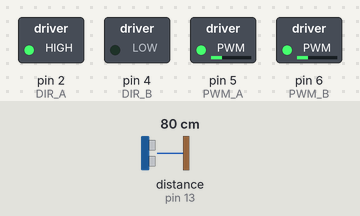
Bench run of a sketch on a simulated Arduino Uno, built with avr-gcc and run on an emulated ATmega328P. On the bench: switched loads named in the sketch (green lamp = pin HIGH). Wiring (inferred from the names in the program): ultrasonic range finder: trigger pin 12; echo pin 13. Dashed ring = blinking. The test bench sets the inputs (shaded band); at power-on: distance to the obstacle (sensor on pin 13) 80 cm. The echo pulse lasts 58.3 µs per cm; pins used as bus, display or sensor lines are not drawn.

Above: at 1.2 s.
1.3 s: distance to the obstacle (sensor on pin 13) set to 30 cm
2.8 s: distance to the obstacle (sensor on pin 13) set to 25 cm
At 3.3 s:
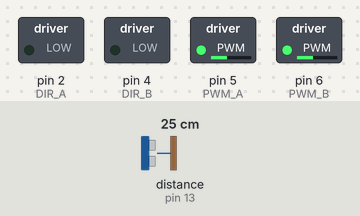
5.8 s: distance to the obstacle (sensor on pin 13) set to 17 cm
8.8 s: distance to the obstacle (sensor on pin 13) set to 13 cm
At 9.6 s:
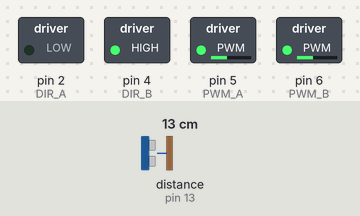
11.8 s: distance to the obstacle (sensor on pin 13) set to 18 cm
At 12.5 s:
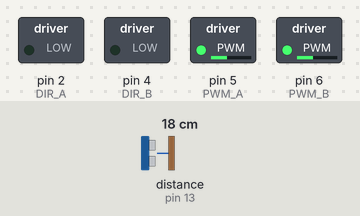
14.8 s: distance to the obstacle (sensor on pin 13) set to 2 cm
At 15.1 s:
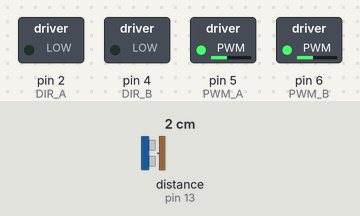
Timing chart, 0 to 18.8 s (numbered marks = the images above; inputs shaded):
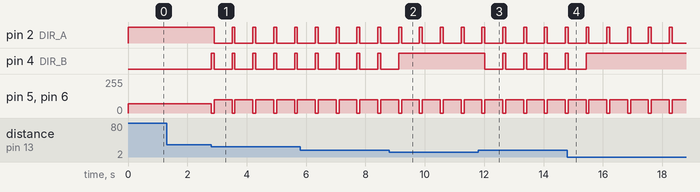

Measured:
- the behaviour switches between 27 and 26 cm on distance to the obstacle (sensor on pin 13) (found by bisection; images 0 and 1)
- the behaviour switches between 16 and 15 cm on distance to the obstacle (sensor on pin 13) (found by bisection; images 1 and 2)
- after the input at 1.3 s, every drawn part: stays the same
- after the input at 2.8 s, pin 2 (DIR_A): alternates HIGH for 0.10 s and LOW for 0.60 s, starting after 0.10 s; pin 4 (DIR_B): alternates HIGH for 0.10 s and LOW for 0.60 s, starting at once; pin 5 (PWM_A), pin 6 (PWM_B): alternates 100/255 for 0.60 s and 0/255 for 0.10 s, starting at once
- after the input at 8.8 s, pin 4 (DIR_B): goes on until 9.1 s, then stays HIGH
- after the input at 11.8 s, pin 4 (DIR_B): alternates HIGH for 0.10 s and LOW for 0.60 s, starting after 0.22 s
- after the input at 14.8 s, pin 4 (DIR_B): goes on until 15.4 s, then stays HIGH

The sketch:

Kit_C_EvasorObstaculos.ino
```cpp
//Declaración de variables
//Pines controlador de motores
int DIR_A = 2;
int DIR_B = 4;
int PWM_A = 5;
int PWM_B = 6;
//Pines Echo y Trigger del Sensor Ultrasónico
int pin_echo = 13;
int pin_trigger = 12;
float distancia ;
void avanzar(int speed){
  digitalWrite(DIR_A,1);
  digitalWrite(DIR_B,0);
  analogWrite(PWM_A,speed);
  analogWrite(PWM_B,speed);
}
void retroceder(int speed){
  digitalWrite(DIR_A,0);
  digitalWrite(DIR_B,1);
  analogWrite(PWM_A,speed);
  analogWrite(PWM_B,speed);
}
void girar_derecha(int speed){
  digitalWrite(DIR_A,1);
  digitalWrite(DIR_B,1);
  analogWrite(PWM_A,speed);
  analogWrite(PWM_B,speed);
}
void girar_izquierda(int speed){
  digitalWrite(DIR_A,0);
  digitalWrite(DIR_B,0);
  analogWrite(PWM_A,speed);
  analogWrite(PWM_B,speed);
}
void detener(){
 digitalWrite(DIR_A,1);
  digitalWrite(DIR_B,1);
  analogWrite(PWM_A,0);
  analogWrite(PWM_B,0);
}
float medirDistancia(int pin_echo, int pin_trigger){  //Función que devuelve la distancia medida por el sensor del ultrasonidos
  long t; //timepo que demora en llegar el eco
  long d; //distancia en centimetros

  digitalWrite(pin_trigger, HIGH);
  delayMicroseconds(10);          //Enviamos un pulso de 10us
  digitalWrite(pin_trigger, LOW);

  t = pulseIn(pin_echo, HIGH); //obtenemos el ancho del pulso
  d = t/59.0;             //escalamos el tiempo a una distancia en cm
  return d ;

  }
void setup() {
  //Definimos pines de los motores como salidas.
  pinMode(DIR_A,OUTPUT);
  pinMode(DIR_B,OUTPUT);
  pinMode(PWM_A,OUTPUT);
  pinMode(PWM_B,OUTPUT);
  pinMode(pin_trigger, OUTPUT) ;
  pinMode(pin_echo,INPUT) ;
}
void loop() {
  distancia = medirDistancia(pin_echo,pin_trigger) ;
  if( distancia > 25 ){
    avanzar(70) ;
} else {
  if( distancia  < 15 ){
   detener() ;
   delay(100) ;
   retroceder(100) ;
   delay(600) ;
  } else { //La distancia se encuentra entre 15 y 25 cm
    detener() ;
    delay(100) ;
    girar_izquierda(100) ;
    delay(600) ;
       }
        }
          }
```
